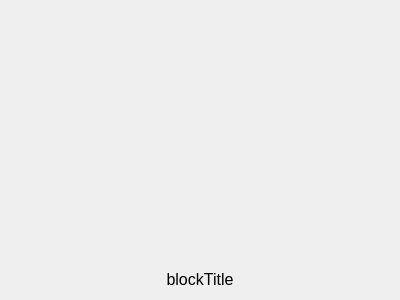
<?xml version="1.0" encoding="UTF-8"?>
<ui version="4.0">
 <class>Block</class>
 <widget class="QWidget" name="Block">
  <property name="geometry">
   <rect>
    <x>0</x>
    <y>0</y>
    <width>400</width>
    <height>300</height>
   </rect>
  </property>
  <property name="windowTitle">
   <string>Block</string>
  </property>
  <layout class="QGridLayout" name="gridLayout">
   <item row="3" column="0">
    <widget class="QLabel" name="blockTitleLabel">
     <property name="font">
      <font>
       <pointsize>12</pointsize>
      </font>
     </property>
     <property name="text">
      <string>blockTitle</string>
     </property>
     <property name="alignment">
      <set>Qt::AlignCenter</set>
     </property>
     <property name="wordWrap">
      <bool>true</bool>
     </property>
    </widget>
   </item>
   <item row="1" column="0">
    <widget class="Image" name="iconImage" native="true">
     <layout class="QGridLayout" name="gridLayout_2">
      <item row="0" column="0">
       <spacer name="verticalSpacer_5">
        <property name="orientation">
         <enum>Qt::Vertical</enum>
        </property>
        <property name="sizeHint" stdset="0">
         <size>
          <width>20</width>
          <height>40</height>
         </size>
        </property>
       </spacer>
      </item>
      <item row="2" column="0">
       <spacer name="verticalSpacer_4">
        <property name="orientation">
         <enum>Qt::Vertical</enum>
        </property>
        <property name="sizeHint" stdset="0">
         <size>
          <width>20</width>
          <height>40</height>
         </size>
        </property>
       </spacer>
      </item>
      <item row="1" column="0">
       <spacer name="verticalSpacer">
        <property name="orientation">
         <enum>Qt::Vertical</enum>
        </property>
        <property name="sizeHint" stdset="0">
         <size>
          <width>20</width>
          <height>67</height>
         </size>
        </property>
       </spacer>
      </item>
     </layout>
    </widget>
   </item>
   <item row="0" column="0">
    <spacer name="verticalSpacer_2">
     <property name="orientation">
      <enum>Qt::Vertical</enum>
     </property>
     <property name="sizeHint" stdset="0">
      <size>
       <width>20</width>
       <height>40</height>
      </size>
     </property>
    </spacer>
   </item>
   <item row="2" column="0">
    <spacer name="verticalSpacer_3">
     <property name="orientation">
      <enum>Qt::Vertical</enum>
     </property>
     <property name="sizeHint" stdset="0">
      <size>
       <width>20</width>
       <height>40</height>
      </size>
     </property>
    </spacer>
   </item>
  </layout>
 </widget>
 <customwidgets>
  <customwidget>
   <class>Image</class>
   <extends>QWidget</extends>
   <header>interface/image.hpp</header>
   <container>1</container>
  </customwidget>
 </customwidgets>
 <resources/>
 <connections/>
</ui>
